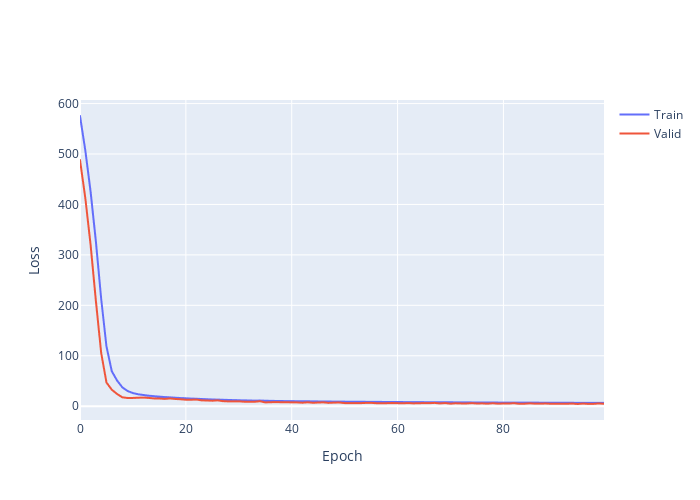

Write notebook code for a chart like this one.
### Code cell
# Plotting both loss and mean average error.
fig = go.Figure()
fig.add_trace(go.Scattergl(y=history.history['loss'], name='Train'))
fig.add_trace(go.Scattergl(y=history.history['val_loss'], name='Valid'))
fig.update_layout(height=500, width=700, xaxis_title='Epoch',yaxis_title='Loss')
fig.show()
